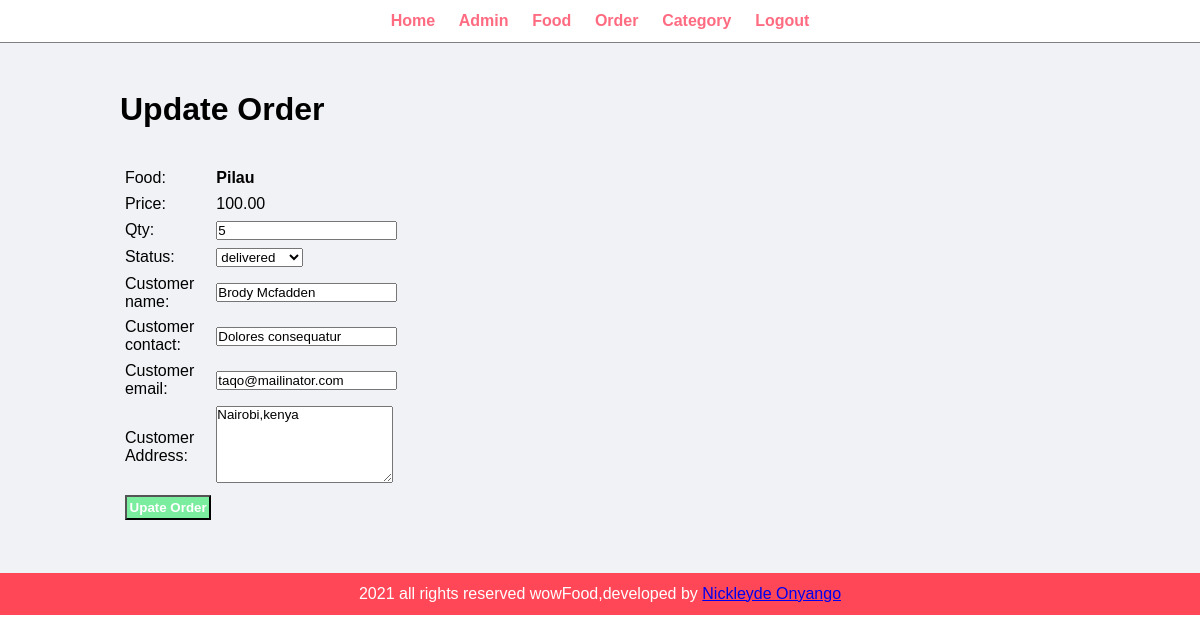
The page /admin/update-order.php?id=17 (signed in) on the database its author committed.
### tables this page shows
CREATE TABLE `tbl_order` (
  `id` int(10) UNSIGNED NOT NULL,
  `food` varchar(150) NOT NULL,
  `price` decimal(10,2) NOT NULL,
  `qty` int(11) NOT NULL,
  `total` decimal(10,2) NOT NULL,
  `order_date` timestamp NOT NULL DEFAULT current_timestamp() ON UPDATE current_timestamp(),
  `status` varchar(50) NOT NULL,
  `customer_name` varchar(150) NOT NULL,
  `customer_contact` varchar(20) NOT NULL,
  `customer_email` varchar(150) NOT NULL,
  `customer_address` varchar(255) NOT NULL
);

### admin/update-order.php (the view, shortened to what this page needs)
<?php
include ("partials/menu.php");
?>
<?php
if(isset($_GET['id'])){
    $id = $_GET['id'];
    $sql = "SELECT * FROM tbl_order WHERE id = $id";
    $res = mysqli_query($conn,$sql);
    $count = mysqli_num_rows($res);
    if($count == 1){
          $row = mysqli_fetch_assoc($res);
          $food = $row['food'];
          $price = $row['price'];
          $qty = $row['qty'];
          $status = $row['status'];
          $customer_name = $row['customer_name'];
          $customer_contact = $row['customer_contact'];
          $customer_email = $row['customer_email'];
          $customer_address = $row['customer_address'];
    } else {
        header("Location:".SITEURL."admin/manage-order.php");
    }
} else {
    header('Location:'.SITEURL."admin/manage-order.php");
}
?>
<div class="main-content">
    <div class="wrapper">
        <h1>Update Order</h1>
        <br><br>
        <form action="" method="post">
           <table class="tbl-30">
               <tr>
                   <td>Food:</td>
                  <td><b><?php echo $food;?></b></td>
               </tr>
               <tr>
                   <td>Price:</td>
                   <td><?php echo $price;?></td>
               </tr>
               <tr>
                   <td> Qty:</td>
                   <td>
                       <input type="number" name="qty" value="<?php echo $qty;?>">
                   </td>
               </tr>
               <tr>
                   <td>Status:</td>
                   <td>
                       <select name="status">
                           <option  <?php if($status == "delivered"){echo "selected";}?> value="delivered">delivered</option>
                       </select>
                   </td>
               </tr>
               <td> Customer name:</td>
                   <td>
                       <input type="text" name="full-name" value="<?php echo $customer_name;?>">
                   </td>
               <td>Customer contact:</td>
                   <td>
                       <input type="text" name="contact" value="<?php echo $customer_contact;?>">
                   </td>
               <td>Customer email:</td>
                   <td>
                       <input type="text" name="email" value="<?php echo $customer_email;?>">
                   </td>
               <td>Customer Address:</td>
                   <td>
                      <textarea name="address"  cols="20" rows="5"><?php echo $customer_address;?></textarea>
                   </td>
               <td colspan='2'>
                       <input type="submit" name="submit" value="Upate Order" class="btn-secondary">
                   </td>
           </table>
        </form>
    </div>
</div>
<?php
include ("partials/footer.php");
?>

### css/admin.css (style rules this page uses)
* { margin: 0; padding: 0; font-family: Arial, Helvetica, sans-serif; }
.wrapper { width: 80%; padding: 1%; margin: 0 auto; }
.tbl-30 { width: 30%; }
table tr td { padding: 1%; padding-right: 20px; text-align: left; }
.btn-secondary { background-color: #7bed9f; color: #fff; padding: 1%; text-decoration: none; font-weight: bold; }
.main-content { background-color: #f1f2f6; padding: 3% 0; }

### rows shown on the page
tbl_order: food "Pilau", price "100.00", qty "5", status "delivered", full-name "Brody Mcfadden", contact "Dolores consequatur", email "taqo@mailinator.com", address "Nairobi,kenya"
